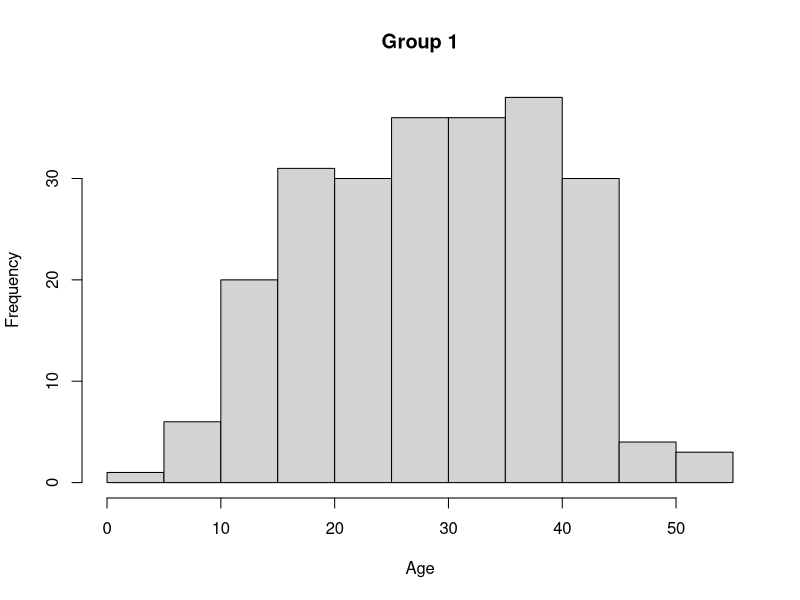
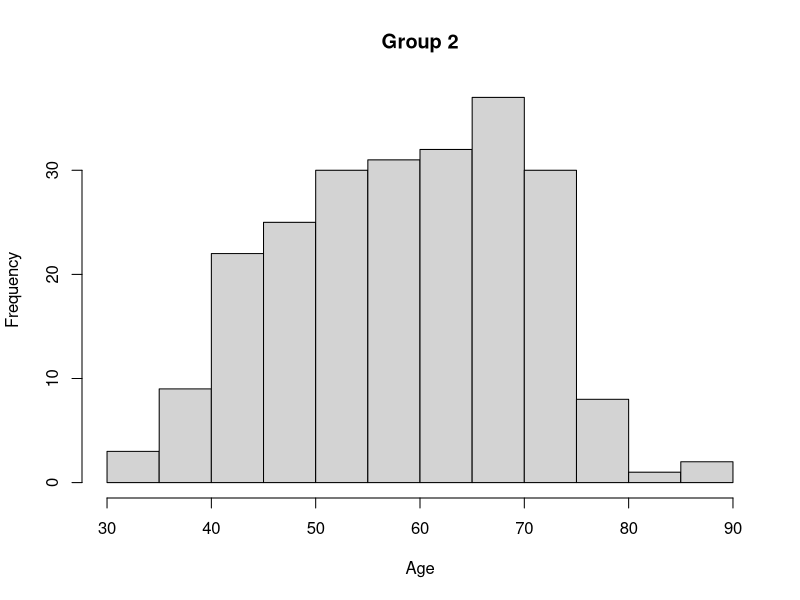
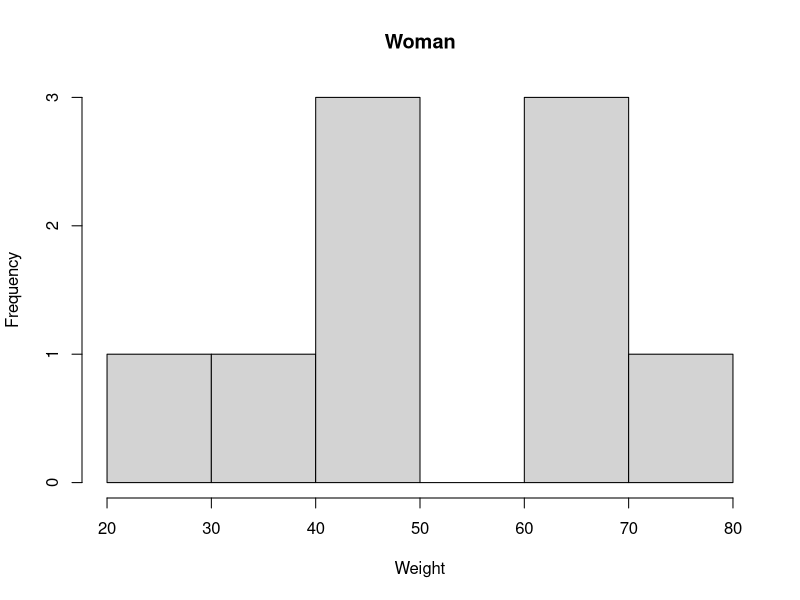
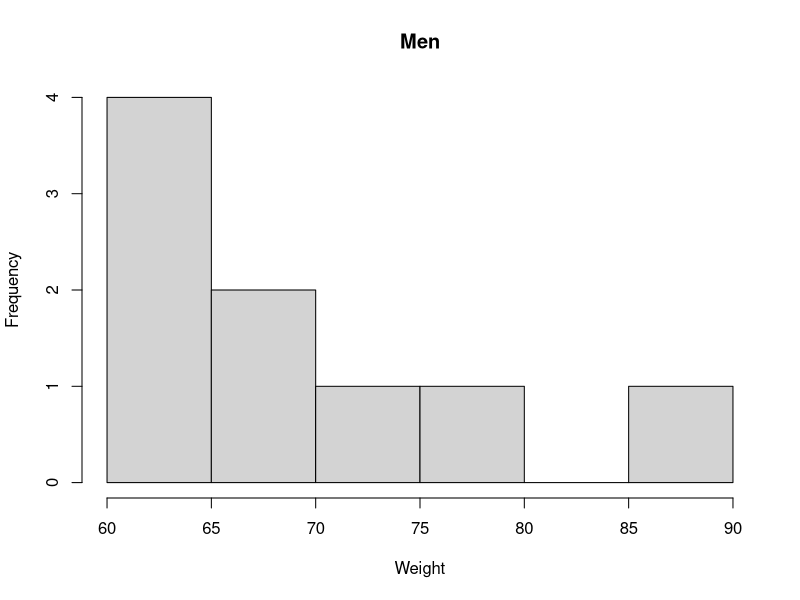
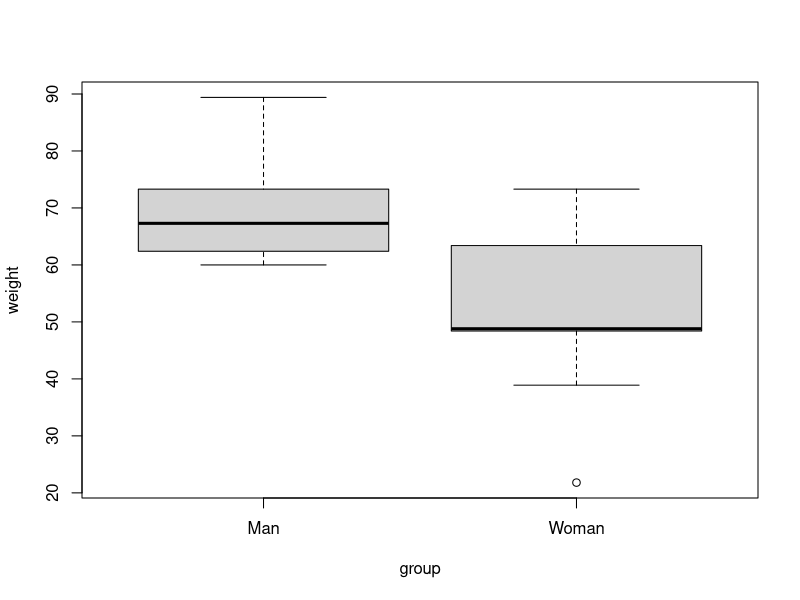

The R source for these figures, in order:
# IRDR04 Research Tools Module
# Week 5 Tutorial 
# 30/10/18 9-11am @ Birkbeck, Malet Street 414/415 Public Cluster
# Tutor: Dr Alison Fairbrass, UCL Centre for Biodiversity & Environment Research, alison.fairbrass@gmail.com



# # #  Walk-through # # #

### Unpaired t-test

# Group 1: Evacuees
set.seed(10)
age <- rnorm(n=235, mean=30, sd=11)
age <- round(age)
group <- 1:length(age)
group <- rep("Group 1",length(group))
df1 <- data.frame(age, group)

# Group 2: Non-evacuees
set.seed(10)
age <- rnorm(n=230, mean=60, sd=12)
age <- round(age)
group <- 1:length(age)
group <- rep("Group 2",length(group))
df2 <- data.frame(age, group)

# Combine data into dataframe
df <- rbind(df1, df2)

# Checking distribution of data
hist(df$age[df$group=="Group 1"], main = "Group 1", xlab = "Age")
hist(df$age[df$group=="Group 2"], main = "Group 2", xlab = "Age")

# Checking if variance of groups is equal
# Using the Levene test
# For this test, the null hypothesis is that all populations variances are equal;
# and the alternative hypothesis is that they differ.
library(car)
leveneTest(age ~ group, data = df)

# From the output, it can be seen that the p-value of 0.1147 is not less than 
# the significance level of 0.05. This means that there is no evidence to suggest 
# that the variance in plant growth is statistically significantly different for 
# the three treatment groups.

# now use t.test
t.test(df$age[df$group=="Group 2"], df$age[df$group=="Group 1"])


# Mann-Whitney test
# Investigating differences in men and womens weights
# We want to know, if the median women’s weight differs from the median men’s weight?
women_weight <- c(38.9, 61.2, 73.3, 21.8, 63.4, 64.6, 48.4, 48.8, 48.5)
men_weight <- c(67.8, 60, 63.4, 76, 89.4, 73.3, 67.3, 61.3, 62.4) 
# Create a data frame
df <- data.frame( 
  group = rep(c("Woman", "Man"), each = length(women_weight)),
  weight = c(women_weight,  men_weight)
)

# Checking distribution of data
hist(df$weight[df$group=="Woman"], main = "Woman", xlab = "Weight")
hist(df$weight[df$group=="Man"], main = "Men", xlab = "Weight")

# Use a boxplot to visualise groups
boxplot(weight~group, data = df)

# Compute Wilcoxon test
wilcox.test(df$weight[df$group=="Woman"], df$weight[df$group=="Man"])
wilcox.test(women_weight, men_weight, exact=F)

# It will give a warning message, saying that “cannot compute exact p-value with tie”. 
# It comes from the assumption of a Wilcoxon test that the responses are continuous. 
# You can suppress this message by adding another argument exact = FALSE, but the result 
# will be the same.

# For reporting calculate the median and confidence intervals for the data
n <- length(women_weight)
sort(women_weight)
women_median <- median(women_weight)

# Lower CI
rank <- (n/2) - ((1.96*(sqrt(n)))/2)
rank <- round(rank)
LowerCI <- sort(women_weight)[rank]
# Upper CI
rank <- 1 + (n/2) + ((1.96*(sqrt(n)))/2)
rank <- round(rank)
UpperCI <- sort(women_weight)[rank]

paste("Median womens weight: ", women_median)
paste("Lower Confidence Interval: ", LowerCI)
paste("Upper Confidence Interval: ", UpperCI)